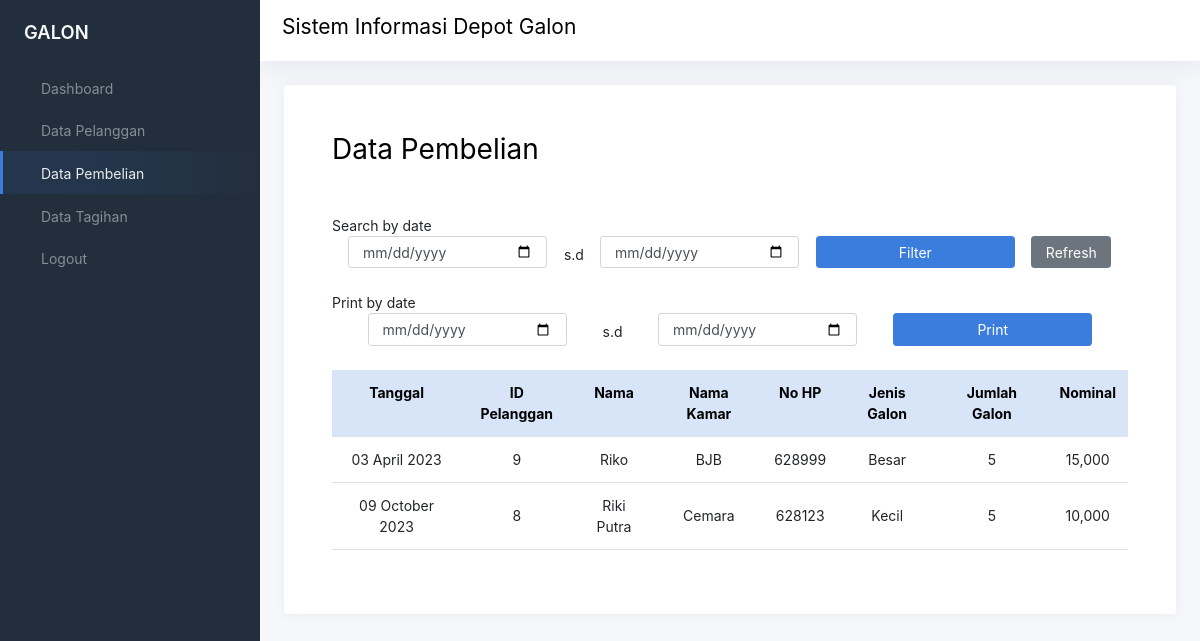
Page /pimpinan/data_pembelian.php on the committed database.
### tables this page shows
CREATE TABLE `pesanan` (
  `id_pesanan` int(11) NOT NULL,
  `id_user` int(11) NOT NULL,
  `tanggal` date NOT NULL,
  `jenis_galon` enum('Besar','Kecil') NOT NULL,
  `jumlah_galon` int(11) NOT NULL,
  `nominal` bigint(20) NOT NULL
);

CREATE TABLE `user` (
  `id_user` int(11) NOT NULL,
  `id_level` int(11) NOT NULL,
  `username` varchar(255) NOT NULL,
  `password` varchar(255) NOT NULL
);

CREATE TABLE `pelanggan` (
  `id_pelanggan` int(11) NOT NULL,
  `id_user` int(11) NOT NULL,
  `nama` varchar(255) NOT NULL,
  `alamat` varchar(255) NOT NULL,
  `nohp` varchar(255) NOT NULL
);

### config.php (called while the page is built)
<?php
$conn = mysqli_connect("localhost", "root", "", "galon");
function query($query)
{
    global $conn;
    $result = mysqli_query($conn, $query);
    $rows = [];
    while ($row = mysqli_fetch_assoc($result)) {
        $rows[] = $row;
    };
    return $rows;
}

### pimpinan/data_pembelian.php (the view, shortened to what this page needs)
<?php
include '../config.php';
$query = "SELECT *
          FROM pesanan
          INNER JOIN tagihan ON pesanan.id_pesanan = tagihan.id_pesanan
          INNER JOIN user ON pesanan.id_user = user.id_user
          WHERE tagihan.pembayaran = 'Sudah Bayar'";
$pembelian = mysqli_query($conn, $query);
?>
<!DOCTYPE html>
<html lang="en">
<head>
    <link href="../css/app.css" rel="stylesheet">
</head>
<body>
    <div class="wrapper">
        <nav id="sidebar" class="sidebar js-sidebar">
            <div class="sidebar-content js-simplebar">
                <a class="sidebar-brand" href="">
                    <span class="align-middle">GALON</span>
                </a>
                <ul class="sidebar-nav">
                    <li class="sidebar-item">
                        <a class="sidebar-link" href="index.php">
                            <i class="align-middle" data-feather="sliders"></i> <span
                                class="align-middle">Dashboard</span>
                        </a>
                    </li>
                    <li class="sidebar-item">
                        <a class="sidebar-link" href="data_pelanggan.php">
                            <i class="align-middle" data-feather="user"></i> <span class="align-middle">Data
                                Pelanggan</span>
                        </a>
                    </li>
                    <li class="sidebar-item active">
                        <a class="sidebar-link" href="data_pembelian.php">
                            <i class="align-middle" data-feather="user"></i> <span class="align-middle">Data
                                Pembelian</span>
                        </a>
                    </li>
                    <li class="sidebar-item">
                        <a class="sidebar-link" href="data_tagihan.php">
                            <i class="align-middle" data-feather="user"></i> <span class="align-middle">Data Tagihan
                            </span>
                        </a>
                    </li>
                    <li class="sidebar-item">
                        <a class="sidebar-link" href="../logout.php">
                            <i class="align-middle" data-feather="user-plus"></i> <span
                                class="align-middle">Logout</span>
                        </a>
                    </li>
                </ul>
            </div>
        </nav>
        <div class="main">
            <nav class="navbar navbar-expand navbar-light navbar-bg">
                <div>
                    <h3 class="justify-content-start"> Sistem Informasi Depot Galon </h3>
                </div>
            </nav>
            <main class="content p-4">
                <div class="container-fluid p-0">
                    <div class="row">
                        <div class="col-12">
                            <div class="card">
                                <div class="card-body p-5">
                                    <h1 class="mb-5">Data Pembelian</h1>
                                    <label class="text-dark">Search by date</label>
                                    <form action="" method="POST" class="d-flex justify-content-evenly mb-4">
                                        <input type="date" name="awal" class="form-control w-25">
                                        <label class="text-dark pt-2"> s.d</label>
                                        <input type="date" name="akhir" class="form-control w-25">
                                        <button type="submit" name="search" class="btn btn-primary w-25">Filter</button>
                                        <a href="" class="btn btn-secondary">Refresh</a>
                                    </form>
                                    <label class="text-dark">Print by date</label>
                                    <form action="cetak_pembelian.php" target="_blank" method="POST"
                                        class="d-flex justify-content-evenly mb-4">
                                        <input type="date" name="awal" class="form-control w-25">
                                        <label class="text-dark pt-2"> s.d</label>
                                        <input type="date" name="akhir" class="form-control w-25">
                                        <button type="submit" name="print" class="btn btn-primary w-25">Print</button>
                                    </form>
                                    <div class="table-responsive">
                                        <table class="table table-responsive table-hover text-dark text-center">
                                            <thead>
                                                <tr class="table table-primary">
                                                    <th>Tanggal</th>
                                                    <th>ID Pelanggan</th>
                                                    <th>Nama</th>
                                                    <th>Nama Kamar</th>
                                                    <th>No HP</th>
                                                    <th>Jenis Galon</th>
                                                    <th>Jumlah Galon</th>
                                                    <th>Nominal</th>
                                                </tr>
                                            </thead>
                                            <tbody>
                                                <?php foreach ($pembelian as $td) : ?>
                                                <tr>
                                                    <td><?= date('d F Y', strtotime($td['tanggal'])) ?></td>
                                                    <td><?= $td['id_user'] ?> <?php $id_us = $td['id_user']; ?> </td>
                                                    <?php $user_detail = query("SELECT * FROM pelanggan WHERE id_user = '$id_us'")[0]; ?>
                                                    <td><?= $user_detail['nama'] ?></td>
                                                    <td><?= $user_detail['alamat'] ?></td>
                                                    <td><?= $user_detail['nohp'] ?></td>
                                                    <td><?= $td['jenis_galon'] ?></td>
                                                    <td><?= $td['jumlah_galon'] ?></td>
                                                    <td><?= number_format($td['nominal'], 0); ?></td>
                                                </tr>
                                                <?php endforeach; ?>
                                            </tbody>
                                        </table>
                                    </div>
                                </div>
                            </div>
                        </div>
                    </div>
                </div>
            </main>
        </div>
    </div>
</body>
</html>

### rows in the picture
pesanan: tanggal "03 April 2023", id_user.id_user "9", pelanggan.nama "Riko", pelanggan.alamat "BJB", pelanggan.nohp "628999", jenis_galon "Besar", jumlah_galon "5", nominal "15,000"
pesanan: tanggal "09 October 2023", id_user.id_user "8", pelanggan.nama "Riki Putra", pelanggan.alamat "Cemara", pelanggan.nohp "628123", jenis_galon "Kecil", jumlah_galon "5", nominal "10,000"
